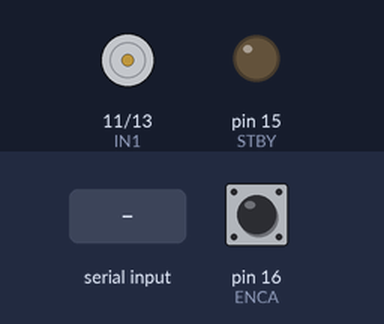
This program was run on a simulated Raspberry Pi (header pin numbers). Parts: motor-driver pin pairs drawn as motors (green arrow = first pin HIGH = forward, orange = second pin HIGH = backward, longer = more drive, scaled by the enable pin, stopped while the standby pin is LOW), output pins drawn as LEDs (lit = HIGH). Dashed ring = blinking. The test bench sets the inputs (shaded band); at power-on: pin 16 (ENCA) HIGH. Random numbers come from a fixed seed; the clock reads 2024-03-15 10:24:30 at power-on unless the program sets it; what the program prints to the terminal is not drawn.

Above: at 1.3 s.
1.4 s: "1" typed at the terminal, then Enter
At 6.7 s:
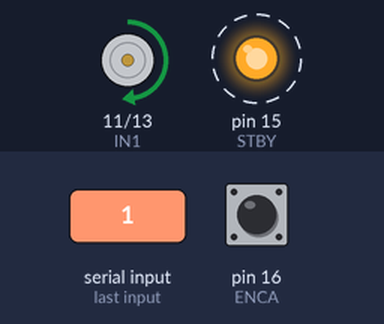
At 11.4 s:
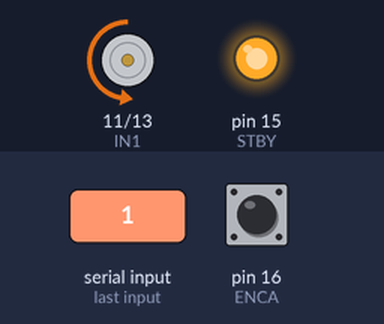
Timing chart, 0 to 24.4 s (numbered marks = the images above; inputs shaded):
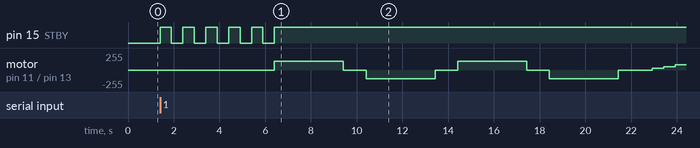

Measured:
- after the input at 1.4 s, pin 15 (STBY): alternates HIGH for 0.50 s and LOW for 0.50 s, 11 changes in all, then stays HIGH, starting at once; motor on pin 11 (IN1) / pin 13 (IN2): stopped → forward 128/255 after 5.0 s, → stopped 3.0 s later, → backward 128/255 1.0 s later, → stopped 3.0 s later, … (11 changes in this stretch)

The program:

motor_test.py
```python
#!/usr/bin/env python3

import RPi.GPIO as GPIO
import time
from threading import Lock
import signal
import sys

# Pin Definitions
ENCA = 16  # Encoder A
ENCB = 18  # Encoder B
PWM = 12   # PWM Pin
IN2 = 13   # Motor Input 2
IN1 = 11   # Motor Input 1
STBY = 15  # Standby Pin

class EncoderTest:
    def __init__(self, use_interrupts=False):
        # Initialize GPIO
        GPIO.setmode(GPIO.BOARD)
        GPIO.setwarnings(False)
        GPIO.cleanup()

        # Initialize encoder position and other variables
        self.encoder_pos = 0
        self.encoder_lock = Lock()
        self.use_interrupts = use_interrupts
        self.running = True

        # Setup pins
        GPIO.setup(ENCA, GPIO.IN, pull_up_down=GPIO.PUD_UP)
        print(f"Successfully set up ENCA (GPIO{ENCA})")

        GPIO.setup(ENCB, GPIO.IN, pull_up_down=GPIO.PUD_UP)
        print(f"Successfully set up ENCB (GPIO{ENCB})")

        GPIO.setup(PWM, GPIO.OUT)
        GPIO.setup(IN1, GPIO.OUT)
        GPIO.setup(IN2, GPIO.OUT)
        GPIO.setup(STBY, GPIO.OUT)

        # Initialize PWM
        self.pwm = GPIO.PWM(PWM, 1000)  # 1000 Hz frequency
        self.pwm.start(0)

        if use_interrupts:
            try:
                GPIO.remove_event_detect(ENCA)
                time.sleep(0.1)
                GPIO.add_event_detect(ENCA, GPIO.RISING,
                                    callback=self.encoder_callback,
                                    bouncetime=50)
                print("Successfully added event detection to ENCA")
            except Exception as e:
                print(f"Failed to set up encoder interrupt: {str(e)}")
                print("Falling back to polling mode")
                self.use_interrupts = False

        if not self.use_interrupts:
            # Start polling thread
            from threading import Thread
            self.poll_thread = Thread(target=self.poll_encoder, daemon=True)
            self.poll_thread.start()
            print("Started encoder polling thread")

    def test_sequence(self):
        try:
            print("Starting GPIO test sequence...")

            # Test 1: Standby Toggle
            print("\nTest 1: Testing STBY pin")
            print("Toggling STBY pin 5 times...")
            for i in range(5):
                GPIO.output(STBY, GPIO.HIGH)
                time.sleep(0.5)
                GPIO.output(STBY, GPIO.LOW)
                time.sleep(0.5)

            # Test 2: Enhanced Encoder Reading
            print("\nTest 2: Testing Encoder with Motor Movement")
            print("Testing encoder in both directions...")

            # Forward test
            print("\nTesting forward direction (3 seconds)...")
            start_pos = self.encoder_pos
            start_time = time.time()
            self.set_motor(1, 50)  # 50% speed forward

            while (time.time() - start_time) < 3:
                current_pos = self.encoder_pos
                elapsed = time.time() - start_time
                print(f"Time: {elapsed:.1f}s, Position: {current_pos}, Change: {current_pos - start_pos}", end='\r')
                time.sleep(0.1)

            self.set_motor(0, 0)  # Stop
            final_pos = self.encoder_pos
            print(f"\nForward test complete. Total change: {final_pos - start_pos}")
            time.sleep(1)

            # Reverse test
            print("\nTesting reverse direction (3 seconds)...")
            start_pos = self.encoder_pos
            start_time = time.time()
            self.set_motor(-1, 50)  # 50% speed reverse

            while (time.time() - start_time) < 3:
                current_pos = self.encoder_pos
                elapsed = time.time() - start_time
                print(f"Time: {elapsed:.1f}s, Position: {current_pos}, Change: {current_pos - start_pos}", end='\r')
                time.sleep(0.1)

            self.set_motor(0, 0)  # Stop
            final_pos = self.encoder_pos
            print(f"\nReverse test complete. Total change: {final_pos - start_pos}")
            time.sleep(1)

            # Test 3: Motor Control
            print("\nTest 3: Testing Motor Control")

            # Forward
            print("Testing forward direction (3 seconds)")
            self.set_motor(1, 50)  # 50% speed forward
            time.sleep(3)
            self.set_motor(0, 0)  # Stop
            time.sleep(1)

            # Reverse
            print("Testing reverse direction (3 seconds)")
            self.set_motor(-1, 50)  # 50% speed reverse
            time.sleep(3)
            self.set_motor(0, 0)  # Stop
            time.sleep(1)

            # Speed Ramp
            print("Testing speed ramp up and down")
            for speed in range(0, 101, 10):
                print(f"Speed: {speed}%")
                self.set_motor(1, speed)
                time.sleep(0.5)

            for speed in range(100, -1, -10):
                print(f"Speed: {speed}%")
                self.set_motor(1, speed)
                time.sleep(0.5)

            # Final stop
            self.set_motor(0, 0)

            print("\nTest sequence completed!")

        except Exception as e:
            print(f"Error during test: {e}")
            self.cleanup()
            sys.exit(1)

    def test_encoder(self, duration=5, speed=50):
        """
        Test encoder while running motor
        duration: test duration in seconds
        speed: motor speed (0-100)
        """
        print(f"\nTesting encoder for {duration} seconds at {speed}% speed")
        print("Testing forward direction...")
        start_pos = self.encoder_pos
        start_time = time.time()

        # Run motor forward
        self.set_motor(1, speed)

        # Monitor encoder position while motor runs
        while (time.time() - start_time) < duration:
            current_pos = self.encoder_pos
            elapsed = time.time() - start_time
            print(f"Time: {elapsed:.1f}s, Position: {current_pos}, Change: {current_pos - start_pos}", end='\r')
            time.sleep(0.1)

        # Stop motor
        self.set_motor(0, 0)
        final_pos = self.encoder_pos

        print(f"\nForward test complete. Total change: {final_pos - start_pos}")
        time.sleep(1)

        # Test reverse direction
        print("\nTesting reverse direction...")
        start_pos = self.encoder_pos
        start_time = time.time()

        # Run motor in reverse
        self.set_motor(-1, speed)

        # Monitor encoder position while motor runs
        while (time.time() - start_time) < duration:
            current_pos = self.encoder_pos
            elapsed = time.time() - start_time
            print(f"Time: {elapsed:.1f}s, Position: {current_pos}, Change: {current_pos - start_pos}", end='\r')
            time.sleep(0.1)

        # Stop motor
        self.set_motor(0, 0)
        final_pos = self.encoder_pos

        print(f"\nReverse test complete. Total change: {final_pos - start_pos}")

    # Keep all other methods the same...
    def poll_encoder(self):
        last_a = GPIO.input(ENCA)
        while self.running:
            a = GPIO.input(ENCA)
            b = GPIO.input(ENCB)

            if a != last_a and a == 1:  # Rising edge on A
                with self.encoder_lock:
                    if b:
                        self.encoder_pos += 1
                    else:
                        self.encoder_pos -= 1

            last_a = a
            time.sleep(0.0001)  # 100µs delay

    def encoder_callback(self, channel):
        with self.encoder_lock:
            b = GPIO.input(ENCB)
            if b > 0:
                self.encoder_pos += 1
            else:
                self.encoder_pos -= 1

    def set_motor(self, direction, speed):
        """
        Set motor direction and speed
        direction: 1 for forward, -1 for reverse, 0 for stop
        speed: PWM duty cycle (0-100)
        """
        GPIO.output(STBY, GPIO.HIGH)  # Enable motor driver

        if direction == 1:
            GPIO.output(IN1, GPIO.HIGH)
            GPIO.output(IN2, GPIO.LOW)
        elif direction == -1:
            GPIO.output(IN1, GPIO.LOW)
            GPIO.output(IN2, GPIO.HIGH)
        else:
            GPIO.output(IN1, GPIO.LOW)
            GPIO.output(IN2, GPIO.LOW)

        self.pwm.ChangeDutyCycle(speed)

    def cleanup(self):
        self.running = False
        time.sleep(0.1)  # Give polling thread time to stop
        self.pwm.stop()
        GPIO.cleanup()


def main():
    print("GPIO Test Program for Motor Setup")
    print("Pin Configuration:")
    print(f"ENCA: GPIO{ENCA}")
    print(f"ENCB: GPIO{ENCB}")
    print(f"PWM:  GPIO{PWM}")
    print(f"IN2:  GPIO{IN2}")
    print(f"IN1:  GPIO{IN1}")
    print(f"STBY: GPIO{STBY}")

    try:
        # First try with interrupts
        print("\nAttempting to initialize with interrupts...")
        tester = EncoderTest(use_interrupts=True)
    except Exception as e:
        print(f"Failed to initialize with interrupts: {e}")
        print("\nRetrying with polling mode...")
        tester = EncoderTest(use_interrupts=False)

    print("\nEncoder test initialized successfully!")
    # ... rest of main function remains the same ...

    while True:
        print("\nSelect test option:")
        print("1. Run full test sequence")
        print("2. Test encoder (5 seconds)")
        print("3. Test motor forward")
        print("4. Test motor reverse")
        print("5. Test speed ramp")
        print("6. Exit")

        choice = input("Enter choice (1-6): ")

        if choice == '1':
            tester.test_sequence()
        elif choice == '2':
            print("Reading encoder for 5 seconds...")
            start_pos = tester.encoder_pos
            tester.test_encoder()
            time.sleep(5)
            print(f"Encoder change: {tester.encoder_pos - start_pos}")
        elif choice == '3':
            print("Running motor forward for 3 seconds...")
            tester.set_motor(1, 50)
            time.sleep(3)
            tester.set_motor(0, 0)
        elif choice == '4':
            print("Running motor reverse for 3 seconds...")
            tester.set_motor(-1, 50)
            time.sleep(3)
            tester.set_motor(0, 0)
        elif choice == '5':
            print("Testing speed ramp...")
            for speed in range(0, 101, 10):
                print(f"Speed: {speed}%")
                tester.set_motor(1, speed)
                time.sleep(0.5)
            tester.set_motor(0, 0)
        elif choice == '6':
            print("Exiting...")
            tester.cleanup()
            break
        else:
            print("Invalid choice, please try again")

if __name__ == "__main__":
    main()
```
